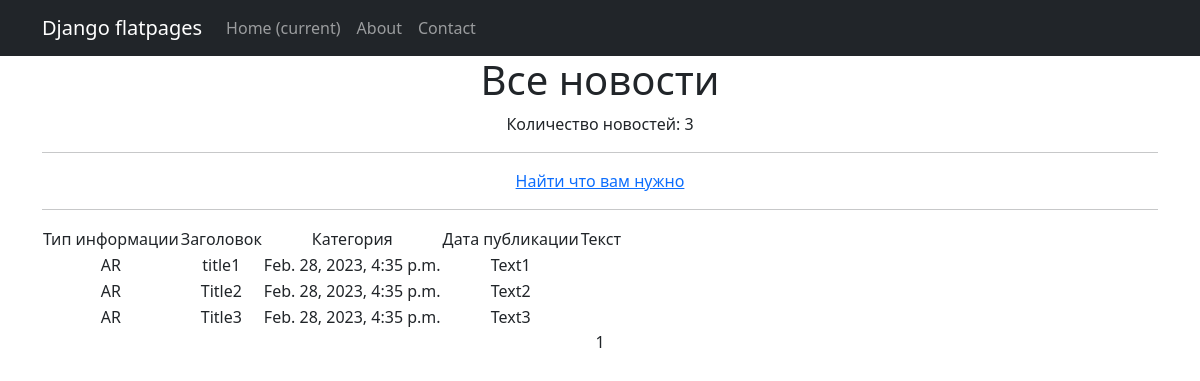
Page /posts/ (signed in) on the earlier database version.
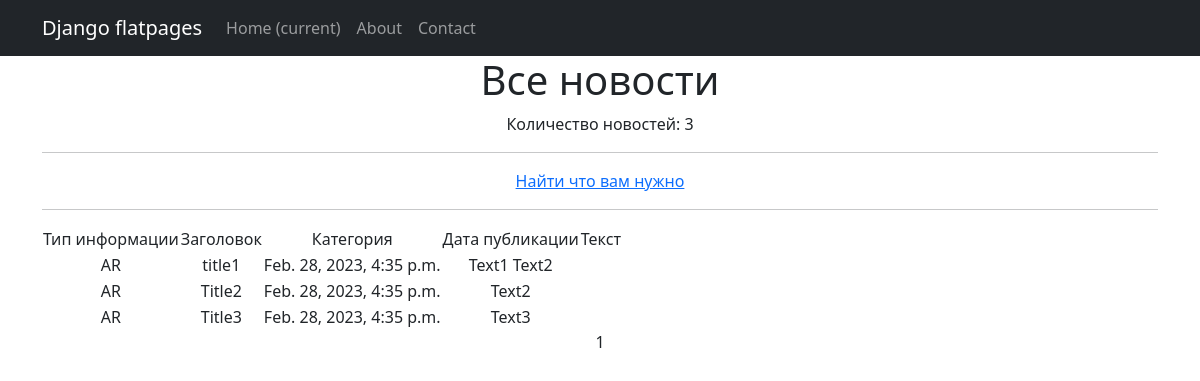
Same page on the later database version.
### news/models.py (models this page shows, shortened)
class Post(models.Model):
    author = models.ForeignKey(Author, on_delete=models.CASCADE)
    NEWS = 'NW'
    ARTICLE = 'AR'
    CATEGORY_CHOICES = (
        (NEWS, 'Новость'),
        (ARTICLE, 'Статья')
    )
    categoryType = models.CharField(max_length=2, choices=CATEGORY_CHOICES)
    dateCreation = models.DateTimeField(auto_now_add=True)
    postCategory = models.ManyToManyField(Category, through='PostCategory')
    title = models.CharField(max_length=128)
    text = models.TextField()
    rating = models.SmallIntegerField(default=0)
    related_name = 'post'

### news/views.py (the view)
# urls.py: path('', cache_page(60)(PostList.as_view()), name='post_list'),
class PostList(LoginRequiredMixin, ListView):
    model = Post
    ordering = 'dateCreation'
    template_name = 'posts.html'
    context_object_name = 'posts'
    paginate_by = 10
    def get_queryset(self):
        queryset = super().get_queryset()
        self.filterset = PostFilter(self.request.GET, queryset)
        return self.filterset.qs
    def get_context_data(self, **kwargs):
        context = super().get_context_data(**kwargs)
        context['filterset'] = self.filterset
        return context

### news/templatetags/custom_filters.py (called while the page is built)
@register.filter()
def censor(value):
    bad_words = ('попа', 'свекла', 'автомобиле', 'свеклу')
    if not isinstance(value, str):
        raise TypeError(f'Непонятный тип данных {type(value)}, ожидаемый тип str')
    for bad_word in value.split():
        if bad_word.lower() in bad_words:
            value = value.replace(bad_word, f'{bad_word[0]}{"*" *(len(bad_word)-1)}')
    return value

### templates/posts.html (shortened to what this page needs)
{% extends 'flatpages/default.html' %}
{% load custom_filters %}
{% load custom_tags %}
{% load cache %}
{% block content %}
    <h1>Все новости</h1>
    {% if posts %}
        Количество новостей: {{ posts|length }}
    {% else %}
        Новостей нет
    {% endif %}
    <hr>
     <a href="{% url 'news_search' %}">Найти что вам нужно</a>
    <hr>
    {% cache 180 header %}
    {% block header %}
    {% if posts %}
        <table>
            <tr>
                <td>Тип информации</td>
                <td>Заголовок</td>
                <td>Категория</td>
                <td>Дата публикации</td>
                <td>Текст</td>
            </tr>
            {% for post in posts %}
            <tr>
                <td>{{ post.categoryType }}</td>
                <td>{{ post.title|censor }}</td>
                <td>{{ post.dateCreation }}</td>
                <td>{{ post.text|truncatechars:20|censor }}</td>
                <td>
                </td>
            </tr>
            {% endfor %}
        </table>
    {% else %}
        <h2>Новостей нет!</h2>
    {% endif %}
    {% endblock header %}
    {% endcache %}
   {{ page_obj.number }}
{% endblock content %}

### templates/flatpages/default.html (shortened to what this page needs)
<!DOCTYPE html>
<html lang="en">
    <head>
        {% load static %}
        <link href="{% static 'css/styles.css' %}" rel="stylesheet" />
    </head>
    <body>
        <nav class="navbar navbar-expand-lg navbar-dark bg-dark static-top">
            <div class="container">
                <a class="navbar-brand" href="#">Django flatpages</a>
                <div class="collapse navbar-collapse" id="navbarResponsive">
                    <ul class="navbar-nav ml-auto">
                        <li class="nav-item active">
                            <a class="nav-link" href="#">Home
                                <span class="sr-only">(current)</span>
                            </a>
                        </li>
                        <li class="nav-item">
                            <a class="nav-link" href="/about/">About</a>
                        </li>
                        <li class="nav-item">
                            <a class="nav-link" href="/products/">Contact</a>
                        </li>
                    </ul>
                </div>
            </div>
        </nav>
        <div class="container">
            <div class="row">
                <div class="col-lg-12 text-center">
                    {% block content %}{% endblock content %}
                </div>
            </div>
</div>
    </body>
</html>

Differences in the rows shown:
changed Post "title1": text|censor "Text1" → "Text1 Text2"
